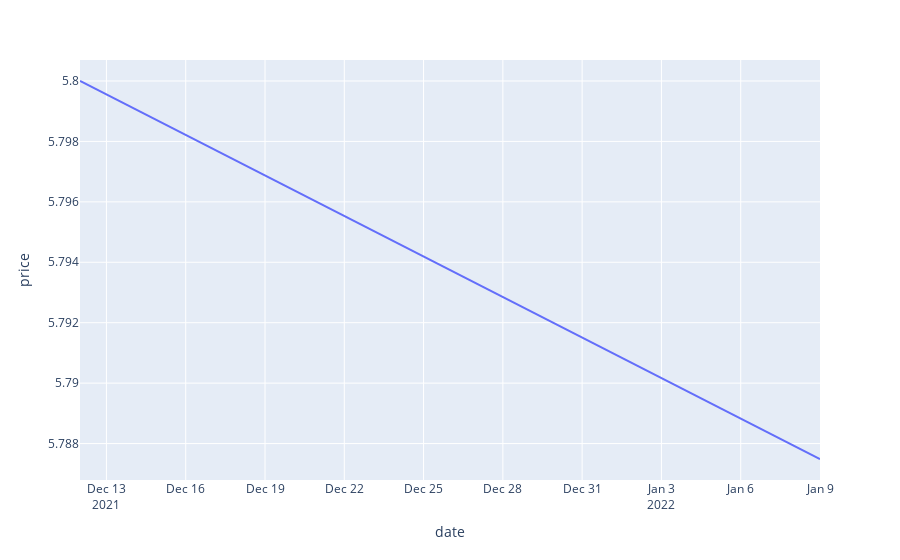

This figure's notebook cell:
### Code cell
fig = px.line(iepa, x='date', y='price')
fig.show()

### Figure 1 — Plotly figure (JSON) as saved in the notebook; plotly's stock layout.template omitted (floating-point values rounded to 4 significant figures)
{"data": [{"hovertemplate": "date=%{x}<br>price=%{y}<extra></extra>", "legendgroup": "", "line": {"color": "#636efa", "dash": "solid"}, "marker": {"symbol": "circle"}, "mode": "lines", "name": "", "orientation": "v", "showlegend": false, "type": "scatter", "x": ["2021-12-12T00:00:00", "2021-12-19T00:00:00", "2021-12-26T00:00:00", "2022-01-02T00:00:00", "2022-01-09T00:00:00"], "xaxis": "x", "y": [5.8, 5.797, 5.794, 5.791, 5.787], "yaxis": "y"}], "layout": {"legend": {"tracegroupgap": 0}, "margin": {"t": 60}, "xaxis": {"anchor": "y", "domain": [0, 1], "title": {"text": "date"}}, "yaxis": {"anchor": "x", "domain": [0, 1], "title": {"text": "price"}}}}
